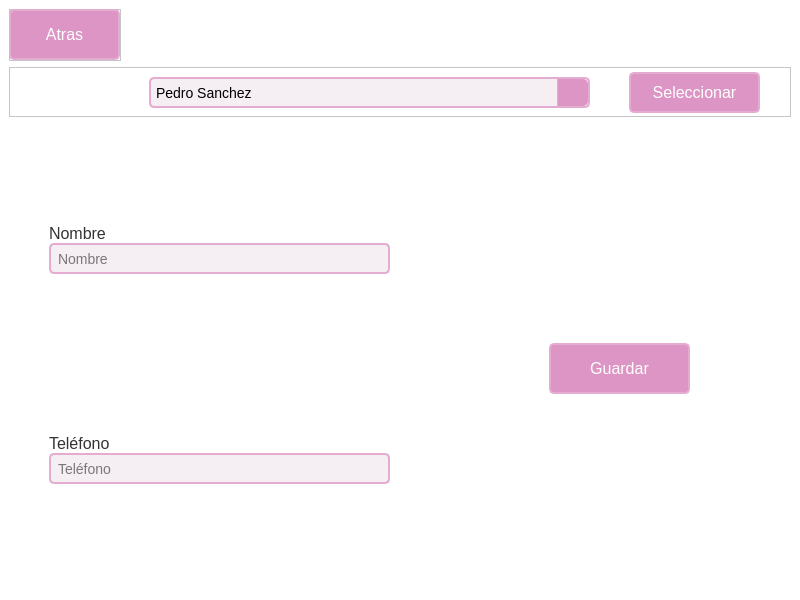
<?xml version="1.0" encoding="UTF-8"?>
<ui version="4.0">
 <class>ModificarCliente</class>
 <widget class="QMainWindow" name="ModificarCliente">
  <property name="geometry">
   <rect>
    <x>0</x>
    <y>0</y>
    <width>800</width>
    <height>600</height>
   </rect>
  </property>
  <property name="minimumSize">
   <size>
    <width>800</width>
    <height>600</height>
   </size>
  </property>
  <property name="maximumSize">
   <size>
    <width>800</width>
    <height>600</height>
   </size>
  </property>
  <property name="windowTitle">
   <string>Modificar Cliente</string>
  </property>
  <widget class="QWidget" name="centralwidget">
   <property name="styleSheet">
    <string notr="true">background-color: rgb(255, 255, 255);</string>
   </property>
   <layout class="QVBoxLayout" name="verticalLayout">
    <item>
     <widget class="QFrame" name="frame">
      <property name="minimumSize">
       <size>
        <width>0</width>
        <height>0</height>
       </size>
      </property>
      <property name="maximumSize">
       <size>
        <width>112</width>
        <height>52</height>
       </size>
      </property>
      <property name="styleSheet">
       <string notr="true">QPushButton {
    border: 2px solid #e4acd0;
    border-radius: 5px;
    padding: 8px 16px;
    background-color: #dc95c4; /* Fondo */
    color: #ffffff; /* Color del texto */
    font-family: Arial, sans-serif;
    font-size: 16px;
}

QPushButton:hover {
    background-color: #dc84bc; /* Fondo al pasar el cursor */
}

QPushButton:pressed {
    background-color: #d484b4; /* Fondo al presionar */
}</string>
      </property>
      <property name="frameShape">
       <enum>QFrame::StyledPanel</enum>
      </property>
      <property name="frameShadow">
       <enum>QFrame::Raised</enum>
      </property>
      <widget class="QPushButton" name="BotonAtrasMC">
       <property name="geometry">
        <rect>
         <x>0</x>
         <y>0</y>
         <width>111</width>
         <height>51</height>
        </rect>
       </property>
       <property name="text">
        <string>Atras</string>
       </property>
      </widget>
     </widget>
    </item>
    <item>
     <widget class="QFrame" name="FrameComBox">
      <property name="maximumSize">
       <size>
        <width>800</width>
        <height>50</height>
       </size>
      </property>
      <property name="styleSheet">
       <string notr="true">QComboBox {
    background-color: #f5eef2; /* Fondo del combo box */
    border: 2px solid #e4acd0; /* Borde */
    border-radius: 5px;
    padding: 5px;
    color: #000000; /* Color del texto */
    font-family: Arial, sans-serif;
    font-size: 14px;
}

QComboBox:hover {
    border: 2px solid #dc84bc; /* Borde al pasar el cursor */
}

QComboBox:focus {
    border: 2px solid #ebbcdc; /* Borde al enfocar */
    background-color: #e4c4d4; /* Fondo al enfocar */
}

QComboBox::drop-down {
    subcontrol-origin: padding;
    subcontrol-position: top right;
    width: 30px;
    border-left-width: 1px;
    border-left-color: #e4acd0;
    border-left-style: solid;
    border-top-right-radius: 5px;
    border-bottom-right-radius: 5px;
    background-color: #dc95c4;
}

QComboBox::down-arrow {
    image: url(:/path/to/down_arrow.png); /* Reemplaza con la ruta de tu icono de flecha */
}

QComboBox QAbstractItemView {
    background-color: #f5eef2; /* Fondo de la lista desplegable */
    border: 2px solid #e4acd0; /* Borde de la lista desplegable */
    color: #000000; /* Color del texto de los elementos */
    selection-background-color: #e49cc6; /* Fondo del elemento seleccionado */
    selection-color: #000000; /* Color del texto del elemento seleccionado */
}

QPushButton {
    border: 2px solid #e4acd0;
    border-radius: 5px;
    padding: 8px 16px;
    background-color: #dc95c4; /* Fondo */
    color: #ffffff; /* Color del texto */
    font-family: Arial, sans-serif;
    font-size: 16px;
}

QPushButton:hover {
    background-color: #dc84bc; /* Fondo al pasar el cursor */
}

QPushButton:pressed {
    background-color: #d484b4; /* Fondo al presionar */
}</string>
      </property>
      <property name="frameShape">
       <enum>QFrame::StyledPanel</enum>
      </property>
      <property name="frameShadow">
       <enum>QFrame::Raised</enum>
      </property>
      <widget class="QComboBox" name="comboBoxClientes">
       <property name="geometry">
        <rect>
         <x>140</x>
         <y>10</y>
         <width>441</width>
         <height>31</height>
        </rect>
       </property>
       <item>
        <property name="text">
         <string>Pedro Sanchez</string>
        </property>
       </item>
       <item>
        <property name="text">
         <string>Cristian Rolando</string>
        </property>
       </item>
       <item>
        <property name="text">
         <string>Luis Messa</string>
        </property>
       </item>
       <item>
        <property name="text">
         <string>Hector Haland</string>
        </property>
       </item>
      </widget>
      <widget class="QPushButton" name="pushButton">
       <property name="geometry">
        <rect>
         <x>620</x>
         <y>5</y>
         <width>131</width>
         <height>41</height>
        </rect>
       </property>
       <property name="text">
        <string>Seleccionar</string>
       </property>
      </widget>
     </widget>
    </item>
    <item>
     <widget class="QWidget" name="FormularioWidget" native="true">
      <property name="styleSheet">
       <string notr="true">QLineEdit {
    border: 2px solid #e4acd0; /* Borde */
    border-radius: 5px;
    padding: 5px;
    background-color: #f5eef2; /* Fondo */ 
    font-family: Arial, sans-serif;
    font-size: 14px;
}
QLineEdit:hover {
	border: 2px solid rgb(255, 255, 255);
}
QLineEdit:focus {
    border: 2px solid #dc84bc; /* Borde al enfocar */
}

QLabel {
    background-color: transparent; /* Fondo transparente */
    color: #333333; /* Color del texto */
    font-family: Arial, sans-serif; /* Fuente del texto */
    font-size: 16px; /* Tamaño de la letra */
}

QPushButton {
    border: 2px solid #e4acd0;
    border-radius: 5px;
    padding: 8px 16px;
    background-color: #dc95c4; /* Fondo */
    color: #ffffff; /* Color del texto */
    font-family: Arial, sans-serif;
    font-size: 16px;
}

QPushButton:hover {
    background-color: #dc84bc; /* Fondo al pasar el cursor */
}

QPushButton:pressed {
    background-color: #d484b4; /* Fondo al presionar */
}</string>
      </property>
      <widget class="QLabel" name="label">
       <property name="geometry">
        <rect>
         <x>40</x>
         <y>100</y>
         <width>61</width>
         <height>21</height>
        </rect>
       </property>
       <property name="text">
        <string>Nombre</string>
       </property>
      </widget>
      <widget class="QLabel" name="label_2">
       <property name="geometry">
        <rect>
         <x>40</x>
         <y>310</y>
         <width>61</width>
         <height>21</height>
        </rect>
       </property>
       <property name="text">
        <string>Teléfono</string>
       </property>
      </widget>
      <widget class="QLineEdit" name="nombreLineEdit">
       <property name="geometry">
        <rect>
         <x>40</x>
         <y>120</y>
         <width>341</width>
         <height>31</height>
        </rect>
       </property>
       <property name="placeholderText">
        <string>Nombre</string>
       </property>
      </widget>
      <widget class="QLineEdit" name="telefonoLineEdit">
       <property name="geometry">
        <rect>
         <x>40</x>
         <y>330</y>
         <width>341</width>
         <height>31</height>
        </rect>
       </property>
       <property name="placeholderText">
        <string>Teléfono</string>
       </property>
      </widget>
      <widget class="QPushButton" name="pushButton_2">
       <property name="geometry">
        <rect>
         <x>540</x>
         <y>220</y>
         <width>141</width>
         <height>51</height>
        </rect>
       </property>
       <property name="text">
        <string>Guardar</string>
       </property>
      </widget>
     </widget>
    </item>
   </layout>
  </widget>
 </widget>
 <resources/>
 <connections/>
</ui>
